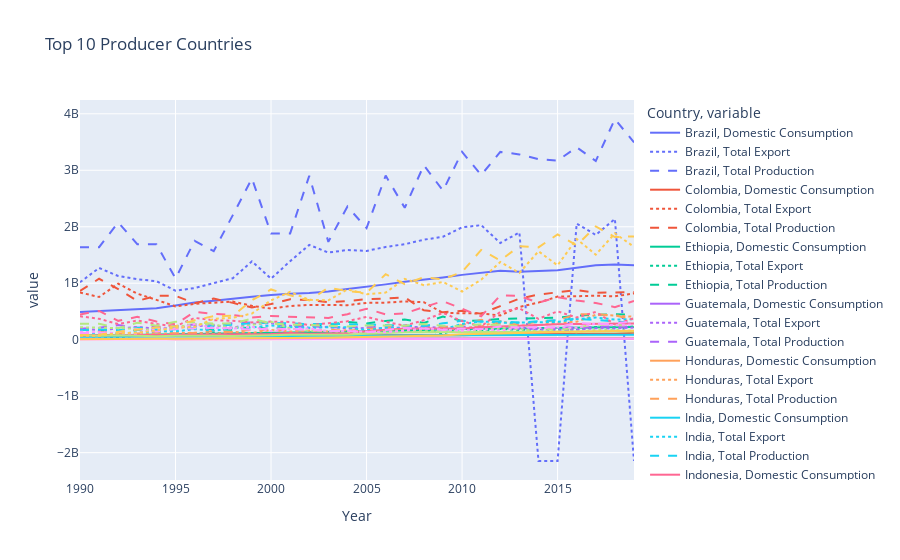

Here is the notebook cell this chart was saved with:
### Code cell
# Graphing top producer countries over time
time_change_fig = px.line(export_long_df[export_long_df['Country'].isin(top_producers)],
                            x = 'Year', y = 'value', color = 'Country', line_dash = 'variable', 
                            title = 'Top 10 Producer Countries')
time_change_fig.show()
